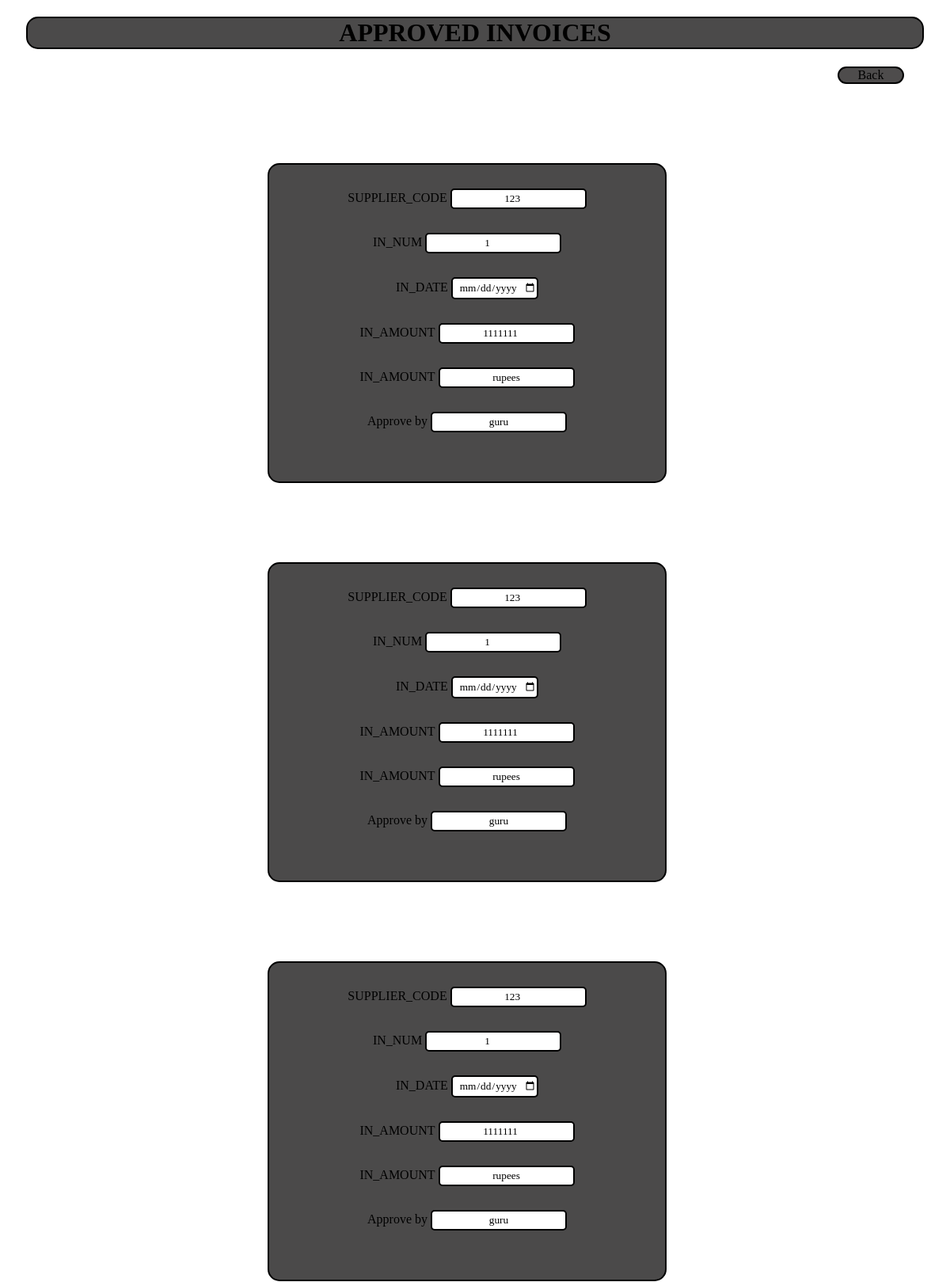
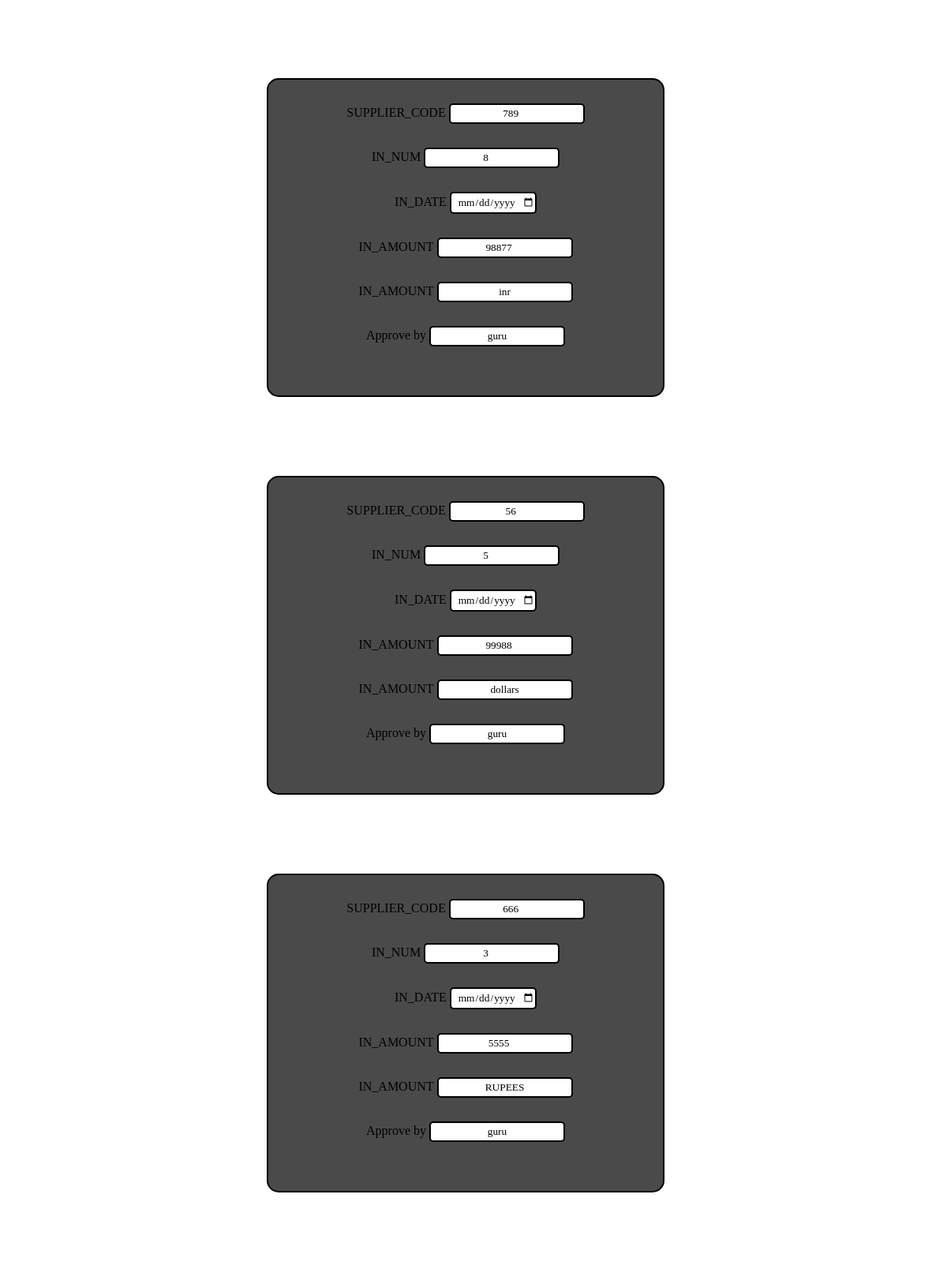
Page /A_viewinvoice (signed in, upper part) on the committed database (2 pictures, top to bottom).
### finance/models.py (models this page shows)
class approve_invoice(models.Model):
    sup_code=models.IntegerField(blank=True,null=True)
    in_num= models.IntegerField(null=True,blank=True)
    in_date = models.DateTimeField(default=timezone.now(),null=True,blank=True)
    in_amount = models.IntegerField(blank=True,null=True)
    currency = models.CharField(max_length=100,blank=True,null=True)

### finance/views.py (the view, shortened to what this page needs)
# urls.py: path('A_viewinvoice',views.A_viewinvoice,name=' approved view invoice'),
def A_viewinvoice(request):
    user2 = request.session['username']
    view=  approve_invoice.objects.all()
    return render(request,'A_viewinvoice.html',{'data1':view,'name_user':user2})

### templates/A_viewinvoice.html (shortened to what this page needs)
<!DOCTYPE html>
<html lang="en">
<head>
    {% load static %}
</head>
<body>
    <h1>APPROVED INVOICES</h1>
    <div class="back">
        <a href="viewinvoice">Back</a>
    </div>
    {% for i in data1 %}
    <div class="div">
        <form method="post">
            <label for="sup_code">SUPPLIER_CODE</label>
            <input type="number" value="{{i.sup_code}}" name="sup_code"><br>
            <label for="in_num">IN_NUM</label>
            <input type="number" value="{{i.in_num}}" name="in_num"><br>
            <label for="in_date">IN_DATE</label>
            <input type="date" value="{{i.in_date}}" name="in_date"><br>
            <label for="in_amount">IN_AMOUNT</label>
            <input type="number" value="{{i.in_amount}}" name="in_amount"><br>
            <label for="currency">IN_AMOUNT</label>
            <input type="text" value="{{i.currency}}" name="currency"><br>
            <label for="approve">Approve by</label>
            <input type="text" value="{{name_user}}" name="approve"><br>
        </form>
    </div>
    {%endfor%}
</body>
</html>

### templates/A_viewinvoice.html (style rules this page uses)
.div { background-color: rgb(75, 74, 74); margin-top: 100px; margin-left: 330px; text-align: center; width: 500px; height: 400px; border: 2px solid black; border-radius: 15px; }
input { margin-top: 30px; padding-top: 3px; padding-bottom: 3px; border: 2px solid black; border-radius: 5px; font-family: Algerian; text-align: center; }
label { font-family: Algerian; }
.back { background-color: rgb(78, 76, 76); border-radius: 15px; border: 2px solid black; text-align: center; margin-left: 1050px; margin-right: 50px; }
a { text-decoration: none; color: black; font-family: Algerian; }
h1 { background-color: rgb(75, 74, 74); text-align: center; border: 2px solid black; border-radius: 15px; margin-left: 25px; margin-right: 25px; }
H1 { background-color:rgb(75, 74, 74); border: 2px solid black; border-radius: 15px; text-align: center; margin-left: 25px; margin-right: 25px; font-family: Algerian; }

### rows in the picture
approve_invoice: sup_code "123", in_num "1", in_amount "1111111", currency "rupees", approve "guru"
approve_invoice: sup_code "123", in_num "1", in_amount "1111111", currency "rupees", approve "guru"
approve_invoice: sup_code "123", in_num "1", in_amount "1111111", currency "rupees", approve "guru"
approve_invoice: sup_code "789", in_num "8", in_amount "98877", currency "inr", approve "guru"
approve_invoice: sup_code "56", in_num "5", in_amount "99988", currency "dollars", approve "guru"
approve_invoice: sup_code "666", in_num "3", in_amount "5555", currency "RUPEES", approve "guru"
